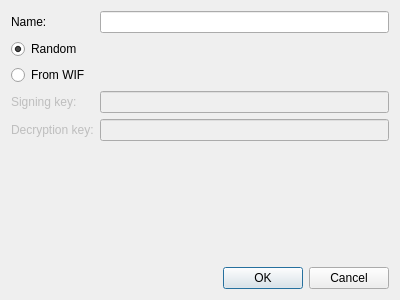
<?xml version="1.0" encoding="UTF-8"?>
<ui version="4.0">
 <class>Dialog</class>
 <widget class="QDialog" name="Dialog">
  <property name="geometry">
   <rect>
    <x>0</x>
    <y>0</y>
    <width>400</width>
    <height>300</height>
   </rect>
  </property>
  <property name="windowTitle">
   <string>New User</string>
  </property>
  <layout class="QVBoxLayout" name="verticalLayout">
   <item>
    <layout class="QFormLayout" name="formLayout">
     <item row="2" column="1">
      <widget class="QLineEdit" name="name"/>
     </item>
     <item row="2" column="0">
      <widget class="QLabel" name="labelName">
       <property name="text">
        <string>Name:</string>
       </property>
      </widget>
     </item>
     <item row="3" column="0" colspan="2">
      <widget class="QRadioButton" name="random">
       <property name="text">
        <string>Random</string>
       </property>
       <property name="checked">
        <bool>true</bool>
       </property>
      </widget>
     </item>
     <item row="4" column="0" colspan="2">
      <widget class="QRadioButton" name="wif">
       <property name="text">
        <string>From WIF</string>
       </property>
      </widget>
     </item>
     <item row="5" column="1">
      <widget class="QLineEdit" name="sigkey">
       <property name="enabled">
        <bool>false</bool>
       </property>
      </widget>
     </item>
     <item row="6" column="1">
      <widget class="QLineEdit" name="deckey">
       <property name="enabled">
        <bool>false</bool>
       </property>
      </widget>
     </item>
     <item row="5" column="0">
      <widget class="QLabel" name="labelSigkey">
       <property name="enabled">
        <bool>false</bool>
       </property>
       <property name="text">
        <string>Signing key:</string>
       </property>
      </widget>
     </item>
     <item row="6" column="0">
      <widget class="QLabel" name="labelDeckey">
       <property name="enabled">
        <bool>false</bool>
       </property>
       <property name="text">
        <string>Decryption key:</string>
       </property>
      </widget>
     </item>
    </layout>
   </item>
   <item>
    <widget class="QDialogButtonBox" name="buttonBox">
     <property name="standardButtons">
      <set>QDialogButtonBox::Cancel|QDialogButtonBox::Ok</set>
     </property>
    </widget>
   </item>
  </layout>
 </widget>
 <resources/>
 <connections>
  <connection>
   <sender>buttonBox</sender>
   <signal>accepted()</signal>
   <receiver>Dialog</receiver>
   <slot>accept()</slot>
   <hints>
    <hint type="sourcelabel">
     <x>248</x>
     <y>254</y>
    </hint>
    <hint type="destinationlabel">
     <x>157</x>
     <y>274</y>
    </hint>
   </hints>
  </connection>
  <connection>
   <sender>buttonBox</sender>
   <signal>rejected()</signal>
   <receiver>Dialog</receiver>
   <slot>reject()</slot>
   <hints>
    <hint type="sourcelabel">
     <x>316</x>
     <y>260</y>
    </hint>
    <hint type="destinationlabel">
     <x>286</x>
     <y>274</y>
    </hint>
   </hints>
  </connection>
  <connection>
   <sender>wif</sender>
   <signal>toggled(bool)</signal>
   <receiver>labelDeckey</receiver>
   <slot>setEnabled(bool)</slot>
   <hints>
    <hint type="sourcelabel">
     <x>199</x>
     <y>93</y>
    </hint>
    <hint type="destinationlabel">
     <x>44</x>
     <y>157</y>
    </hint>
   </hints>
  </connection>
  <connection>
   <sender>wif</sender>
   <signal>toggled(bool)</signal>
   <receiver>labelSigkey</receiver>
   <slot>setEnabled(bool)</slot>
   <hints>
    <hint type="sourcelabel">
     <x>199</x>
     <y>93</y>
    </hint>
    <hint type="destinationlabel">
     <x>55</x>
     <y>124</y>
    </hint>
   </hints>
  </connection>
  <connection>
   <sender>wif</sender>
   <signal>toggled(bool)</signal>
   <receiver>sigkey</receiver>
   <slot>setEnabled(bool)</slot>
   <hints>
    <hint type="sourcelabel">
     <x>199</x>
     <y>93</y>
    </hint>
    <hint type="destinationlabel">
     <x>248</x>
     <y>124</y>
    </hint>
   </hints>
  </connection>
  <connection>
   <sender>wif</sender>
   <signal>toggled(bool)</signal>
   <receiver>deckey</receiver>
   <slot>setEnabled(bool)</slot>
   <hints>
    <hint type="sourcelabel">
     <x>199</x>
     <y>93</y>
    </hint>
    <hint type="destinationlabel">
     <x>248</x>
     <y>157</y>
    </hint>
   </hints>
  </connection>
 </connections>
</ui>
